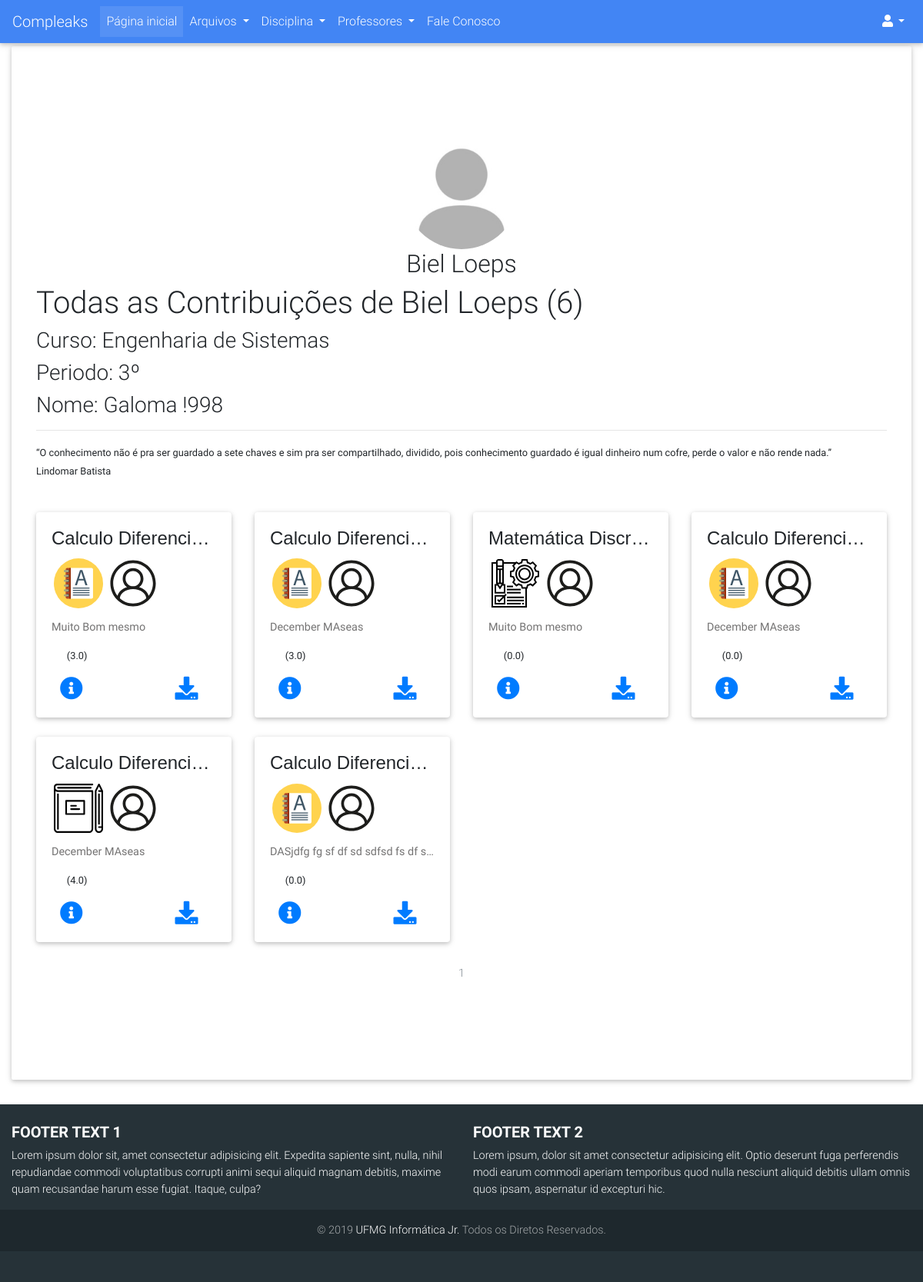
The page /usuarios/perfil/1 on the database as committed earlier.
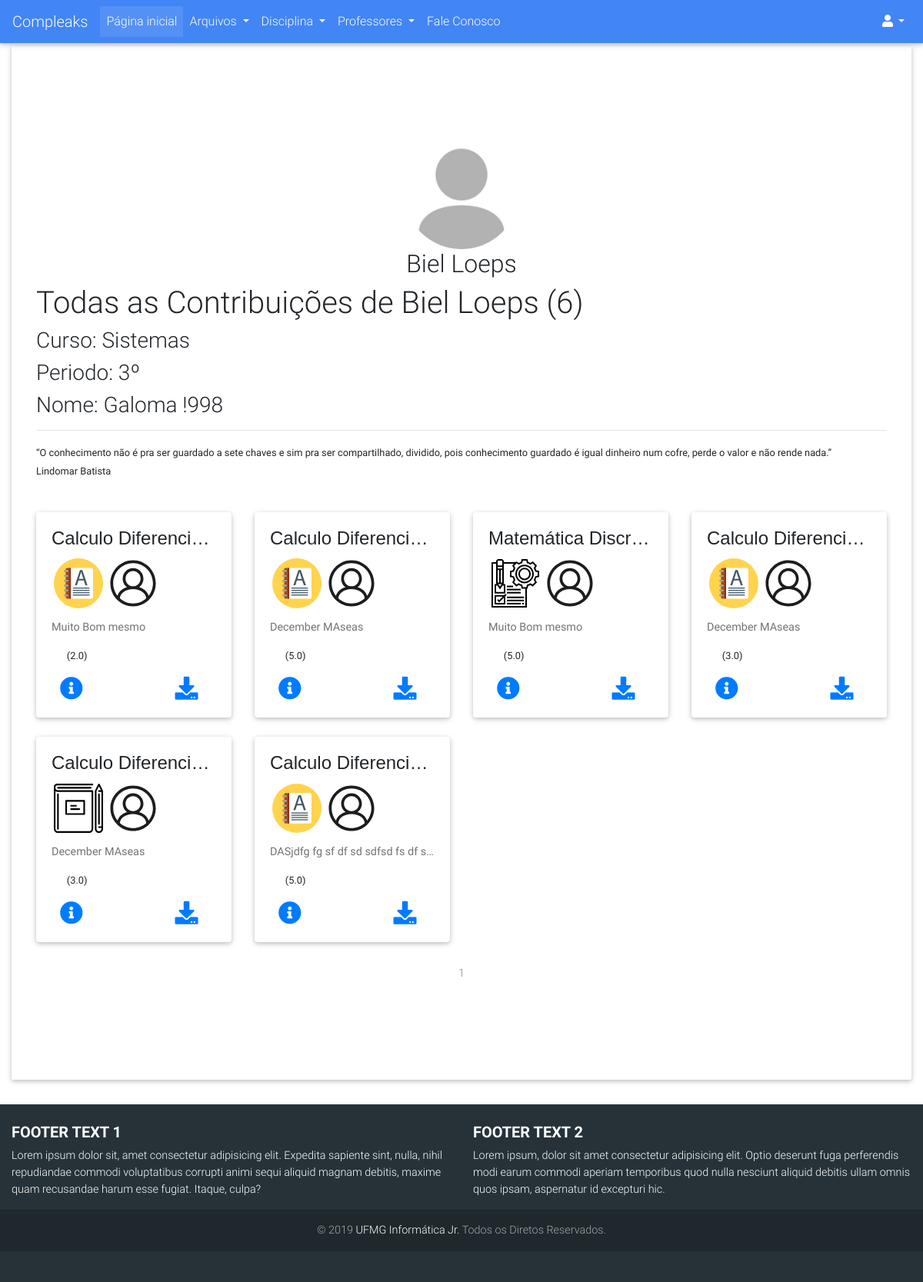
The same page on the database as committed later.
### compleaks/usuarios/models.py (models this page shows, shortened)
class Usuario(db.Model, UserMixin):
	__tablename__ = 'usuarios'
	id = db.Column(db.Integer, primary_key=True)
	username = db.Column(db.String(30), unique=True)
	hhash = db.Column(db.String)
	nome = db.Column(db.String(120))
	email = db.Column(db.String(120), unique=True)
	curso = db.Column(db.String(64))
	periodo = db.Column(db.Integer)
	is_admin = db.Column(db.Integer)
	data_criacao = db.Column(db.DateTime, default=datetime.now)
	avatar = db.Column(db.String(120), default="default_profile.png")
	ativado = db.Column(db.Boolean)
	data_deletado = db.Column(db.DateTime, nullable=True)
	id_deletor = db.Column(db.Integer, nullable=True)
	motivo_delete = db.Column(db.String(120), nullable=True)
	arquivos = db.relationship('Arquivo', backref='author', lazy=True)
	avaliacoes = db.relationship('Avaliacao_Arquivo', backref='avaliador', lazy=True)

### compleaks/arquivos/models.py (models this page shows, shortened)
class Arquivo(db.Model):
	__tablename__ = 'arquivos'
	id = db.Column(db.Integer, primary_key=True)
	arquivo = db.Column(db.String(120), nullable=False)
	ano = db.Column(db.Integer)
	semestre = db.Column(db.String(80))
	tipo_conteudo = db.Column(db.String(120))
	observacoes = db.Column(db.Text)
	data_submissao = db.Column(db.DateTime, default=datetime.now)
	nota = db.Column(db.Integer, nullable=True)
	data_deletado = db.Column(db.DateTime, nullable=True)
	ativado = db.Column(db.Boolean)
	id_deletor = db.Column(db.Integer, nullable=True)
	motivo_delete = db.Column(db.String(600), nullable=True)
	professors = db.relationship(Professor)
	disciplinas = db.relationship(Disciplina)
	usuarios = db.relationship(Usuario)
	professor_id = db.Column(db.Integer, db.ForeignKey('professores.id'), nullable=True)
	disciplina_id = db.Column(db.Integer, db.ForeignKey('disciplinas.id'), nullable=False)
	usuario_id = db.Column(db.Integer, db.ForeignKey('usuarios.id'), nullable=False)
	avaliacoes = db.relationship('Avaliacao_Arquivo', backref='arquivo_avaliado', lazy=True)

### compleaks/disciplinas/models.py (models this page shows, shortened)
class Disciplina(db.Model):
	__tablename__ = 'disciplinas'
	id = db.Column(db.Integer, primary_key=True)
	nome = db.Column(db.String, unique=True)
	data_criacao = db.Column(db.DateTime, default=datetime.now())
	ativado = db.Column(db.Boolean)
	data_deletado = db.Column(db.DateTime, nullable=True)
	id_deletor = db.Column(db.Integer, nullable=True)
	id_criador = db.Column(db.Integer, nullable=True)
	motivo_delete = db.Column(db.String(120), nullable=True)
	arquivos = db.relationship('Arquivo', backref='disciplina', lazy=True)

### compleaks/usuarios/views.py (the view)
@usuarios.route('/perfil/<int:user_id>', methods= ['POST', 'GET'])
def perfil(user_id):
	form_login = LoginForm()
	user = Usuario.query.get_or_404(user_id)
	avatar = url_for('static', filename='images/avatares/'+user.avatar)
	if not user.ativado and current_user.is_authenticated:
		if not user.is_admin:
			abort(404)
	quantidade = len([arquiv for arquiv in user.arquivos if arquiv.ativado])
	page = request.args.get('page', 1, type=int)
	arquivos = Arquivo.query\
					.filter(Arquivo.usuario_id\
					.contains(int(user.id)))\
					.filter_by(ativado=True)\
					.paginate(page=page, per_page=12)
	arquivos_row_1 = []
	arquivos_row_2 = []
	arquivos_row_3 = []
	contador = 0
	for arquivo in arquivos.items:
		if contador >= 4:
			break
		arquivos_row_1.append(arquivo)
		contador = contador + 1
	contador = 0
	for arquivo in arquivos.items:
		if contador >= 8:
			break
		if contador >= 4:
			arquivos_row_2.append(arquivo)
		contador = contador + 1
	contador = 0
	for arquivo in arquivos.items:
		if contador >= 12:
			break
		if contador >= 8:
			arquivos_row_3.append(arquivo)
		contador = contador + 1
	arquivos_rows = [arquivos_row_1, arquivos_row_2, arquivos_row_3]
	for row in arquivos_rows:
		for arquivo in row:
			arquivo.avaliado = False
	if current_user.is_authenticated:
		for row in arquivos_rows:
			for arquivo in row:
				for avl in arquivo.avaliacoes:
					if avl in current_user.avaliacoes:
						arquivo.avaliado = True
	total = 0.0
	for row in arquivos_rows:
		for arquivo in row:
			total = 0.0
			if len(arquivo.avaliacoes):
				for avl in arquivo.avaliacoes:
					total = total + avl.nota
				total = total/len(arquivo.avaliacoes)
			else:
				total = 0.0
			arquivo.nota_decimal = round(total, 1)
	return render_template('usuario_contribuicao.html', user=user,
							contribuiu=quantidade, arquivos=arquivos, dist=dist,
							form_login=form_login, arquivos_rows=arquivos_rows,
							avatar=avatar)

### compleaks/usuarios/templates/usuarios/usuario_contribuicao.html (shortened to what this page needs)
{% extends "base.html" %}
{% block content %}
<div class="page-header">
    <div class="row">
        <div class="col-sm-12 text-center">
            <img align="center" src="{{ avatar }}" class="rounded-circle"  style="object-fit: cover; width: 150px!important; height: 150px!important;"><br>
            <h2 align="center">{{user.username}}</h2>
        </div>
    </div>
    <h1>Todas as Contribuições de {{user.username}} ({{contribuiu}})</h1>
    <h3>Curso: {{user.curso}}</h3>
    <h3>Periodo: {{user.periodo}}º</h3>
    <h3>Nome: {{user.nome}}</h3>
    <hr/>
    <p>
    <small><q>O conhecimento não é pra ser guardado a sete chaves e sim pra ser compartilhado, dividido, pois conhecimento guardado é igual dinheiro num cofre, perde o valor e não rende nada.</q><br/>
Lindomar Batista</small></p>
</div>
{% for row in arquivos_rows %}
    {% if row %}
    <div class="row">
        {% for arquivo in row %}
               <div class="col-lg-3 col-6">
                <div class="dist card">
                  <div class="card-body">
                    <h4 style="font-family: sans-serif;" class="card-title text-center text-truncate">{{arquivo.disciplina.nome}}</h4>
                    <p class="card-text">
                        <a href="{{ url_for('arquivos.buscar', filtro=3, admin='nao', pesquisa='nao', tip_arquiv=arquivo.tipo_conteudo) }}?page=1"><img class="img-responsive image marcas" data-toggle="tooltip" data-placement="button" title="{{arquivo.tipo_conteudo}}" src="{{url_for('static', filename='images/icones/conteudo/'+arquivo.tipo_conteudo+'.svg')}}" alt="{{arquivo.tipo_conteudo}}."></a>
                        <a href="{{url_for('usuarios.perfil', user_id=arquivo.author.id)}}"><img class="img-responsive image marcas" data-toggle="tooltip" data-placement="bottom" title="{{arquivo.author.username}}" src="{{url_for('static', filename='images/icones/padrao/user.svg')}}" alt="Username"></a>
                    </p>
                    <h5><p class="card-text text-truncate"><a data-toggle="tooltip" data-placement="top" title="{{arquivo.observacoes}}">{{arquivo.observacoes}}</a></p></h5>
                    <p>
                        {% if arquivo.avaliado %}
                            <div id="atual1-{{arquivo.id}}">
                                {%for avl in arquivo.avaliacoes %}
                                    {%if avl in current_user.avaliacoes%}
                                        {% for i in dist %}
                                            {% if avl.nota >= (i)%}
                                                <label ><ion-icon onmouseover="colorir({{arquivo.id}},{{i}});" onmouseout="colorir({{arquivo.id}},{{avl.nota}});" onclick="pontua({{arquivo.id}},{{i}});" style="color: rgb(255, 217, 0)" class="star-{{arquivo.id}}" name="star"></ion-icon></label>
                                            {% else %}
                                                <label ><ion-icon onmouseover="colorir({{arquivo.id}},{{i}});" onmouseout="colorir({{arquivo.id}},{{avl.nota}});" onclick="pontua({{arquivo.id}},{{i}});" style="color: rgb(255, 217, 0)" class="star-{{arquivo.id}}" name="star-outline"></ion-icon></label>
                                            {% endif %}
                                        {% endfor %}
                                    {% endif %}
                                {% endfor %}
                                <small>({{arquivo.nota_decimal}})</small>
                            </div>
                        {% else %}
                            <div id="atual2-{{arquivo.id}}">
                                <small>({{arquivo.nota_decimal}})</small>
                            </div>
                        {% endif %}
                    </p>
                    <a href="#" data-toggle="modal" data-target="#confirm{{arquivo.id}}" class="card-link"><i class="fas fa-info-circle info" data-toggle="tooltip" data-placement="bottom" title="Mais Informações"></i></a>
                    <a  href="{{ url_for('static', filename='uploads/' + arquivo.arquivo + '.zip') }}"><i class="fas fa-download download" data-toggle="tooltip" data-placement="top" title="Download" ></i></a>
                  </div>
                </div>
              </div>
            {% endfor %}
        </div>
    {% endif %}
{% endfor %}
<br/>
<nav style="position: static;" aria-label="Page navigation example">
    <ul class="pagination justify-content-center">
        {% for page_num in arquivos.iter_pages(left_edge=1, right_edge=1, left_current=1, right_current=2) %}
            {% if arquivos.page == page_num and page_num %}
                <li class="page-item disabled">
                    <a class="page-link" href="{{ url_for('usuarios.perfil',user_id=user.id, page=page_num) }}">{{ page_num }}</a></li>
            {% elif page_num %}
                <li class="page-item">
                    <a class="page-link" href="{{ url_for('usuarios.troca', page=page_num) }}">{{ page_num }}</a></li>
                </li>
            {% else %}
                ...
            {% endif %}
        {% endfor %}
    </ul>
</nav>
{% endblock%}

### compleaks/templates/base.html (shortened to what this page needs)
<!DOCTYPE html>
<html lang="en">
<head>
  <link href="{{url_for('static',filename='css/component.css')}}" rel="stylesheet">
  <link href="{{url_for('static',filename='css/estilos.css')}}" rel="stylesheet">
  <link rel="stylesheet" href="https://use.fontawesome.com/releases/v5.7.0/css/all.css">
  <link href="{{url_for('static',filename='css/bootstrap.min.css')}}" rel="stylesheet">
  <link href="{{url_for('static',filename='css/mdb.min.css')}}" rel="stylesheet">
  <link href="{{url_for('static',filename='css/style.css')}}" rel="stylesheet">
</head>
<body>
  <nav class="mb-1 navbar navbar-expand-lg navbar-dark primary-color lighten-1">
    <a class="navbar-brand" href="{{ url_for('principal.index') }}">Compleaks</a>
  <div class="collapse navbar-collapse" id="navbarSupportedContent-555">
    <ul class="navbar-nav mr-auto">
      <li class="nav-item active">
        <a class="nav-link" href="{{ url_for('principal.index') }}">Página inicial
        </a>
      </li>
      <li class="nav-item dropdown">
        <a class="nav-link dropdown-toggle" id="navbarDropdownMenuLink-555" data-toggle="dropdown" aria-haspopup="true"
          aria-expanded="false">Arquivos
        </a>
      </li>
      <li class="nav-item dropdown">
        <a class="nav-link dropdown-toggle" id="navbarDropdownMenuLink-555" data-toggle="dropdown" aria-haspopup="true"
          aria-expanded="false">Disciplina
        </a>
      </li>
      <li class="nav-item dropdown">
        <a class="nav-link dropdown-toggle" id="navbarDropdownMenuLink-555" data-toggle="dropdown" aria-haspopup="true"
          aria-expanded="false">Professores
        </a>
      </li>
        <li class="nav-item">
          <a class="nav-link" href="{{url_for('principal.feedback')}}" > Fale Conosco
          </a>
        </li>
    </ul>
    <ul class="navbar-nav ml-auto nav-flex-icons">
      {% if not current_user.is_authenticated %}
        <li class="nav-item dropdown">
          <a class="nav-link dropdown-toggle" id="navbarDropdownMenuLink-4" data-toggle="dropdown" aria-haspopup="true"
            aria-expanded="false">
            <i class="fas fa-user"></i></a>
      {% endif %}
    </ul>
  </div>
</nav>
  {% block divisao %}
  <div class="container-fluid">
    <div class="jumbotron" style="background-color: white;">
  {% endblock %}
      <div style="margin-bottom: 50px; margin-top: 50px;">
        {% block content %}
        {% endblock %}
      </div>
    </div>
  </div>
<footer class="page-footer font-small special-color-dark teal pt-4">
    <div class="container-fluid text-center text-md-left">
      <div class="row">
        <div class="col-md-6 mt-md-0 mt-3">
          <h5 class="text-uppercase font-weight-bold">Footer text 1</h5>
          <p>Lorem ipsum dolor sit, amet consectetur adipisicing elit. Expedita sapiente sint, nulla, nihil repudiandae commodi voluptatibus corrupti animi sequi aliquid magnam debitis, maxime quam recusandae harum esse fugiat. Itaque, culpa?</p>
        </div>
        <div class="col-md-6 mb-md-0 mb-3">
          <h5 class="text-uppercase font-weight-bold">Footer text 2</h5>
          <p>Lorem ipsum, dolor sit amet consectetur adipisicing elit. Optio deserunt fuga perferendis modi earum commodi aperiam temporibus quod nulla nesciunt aliquid debitis ullam omnis quos ipsam, aspernatur id excepturi hic.</p>
        </div>
      </div>
    </div>
    <div class="footer-copyright text-center py-3">© 2019
      <a href="http://ijunior.com.br"> UFMG Informática Jr.</a> Todos os Diretos Reservados.
    </div>
  </footer>
</body>
</html>

### compleaks/static/css/component.css (style rules this page uses)
.download { margin-left: 40% !important; width: 25%; }
.image { width: 30% !important; margin: 0 auto !important; padding: 0 !important; }
.info { font-size: 30px; margin: 0 0 0 5% !important; padding: 0 !important; }
.download { float: right; font-size: 30px; }
.dist { margin-top: 10% !important; }
.marcas { margin-left: 1.5% !important }

### compleaks/static/css/estilos.css (style rules this page uses)
body { overflow: auto; }
footer { background: #2196F3; padding: 80px 0px 40px 0px; position: relative; }

### compleaks/static/css/style.css (style rules this page uses)
html { width: 100%; height: 100%; }

Rows that differ between the two databases and show on the page:
changed Usuario "Biel Loeps": curso "Engenharia de Sistemas" → "Sistemas"
changed Arquivo (number 1 of 6 on the later page): nota_decimal "3.0" → "2.0"
changed Arquivo (number 2 of 6 on the later page): nota_decimal "3.0" → "5.0"
changed Arquivo "Matemática Discr…": nota_decimal "0.0" → "5.0"
changed Arquivo (number 4 of 6 on the later page): nota_decimal "0.0" → "3.0"
changed Arquivo (number 5 of 6 on the later page): nota_decimal "4.0" → "3.0"
changed Arquivo "DASjdfg fg sf df sd sdfsd fs df s…": nota_decimal "0.0" → "5.0"
